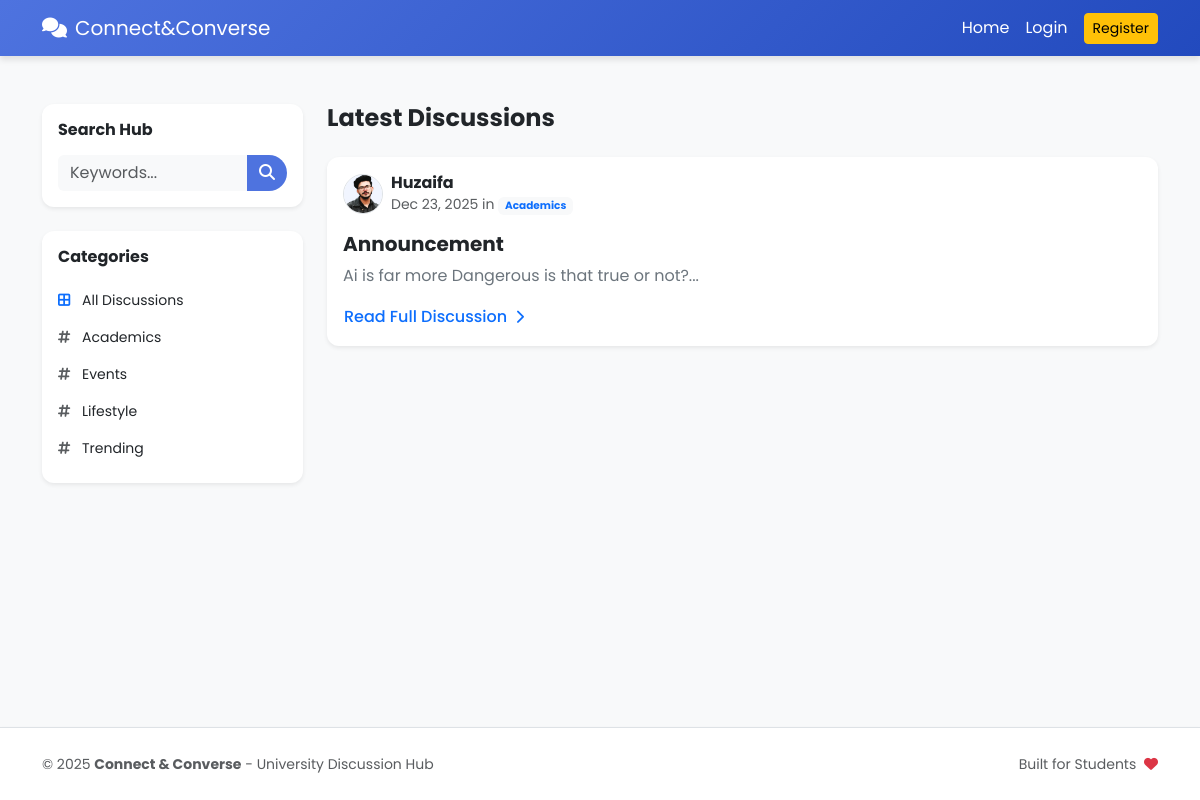
The page / on the database its author committed.
### tables this page shows
CREATE TABLE `categories` (
  `id` int(11) NOT NULL,
  `name` varchar(50) NOT NULL,
  `slug` varchar(50) NOT NULL
);

CREATE TABLE `posts` (
  `id` int(11) NOT NULL,
  `user_id` int(11) DEFAULT NULL,
  `category_id` int(11) DEFAULT NULL,
  `title` varchar(255) NOT NULL,
  `content` text NOT NULL,
  `image` varchar(255) DEFAULT NULL,
  `created_at` timestamp NOT NULL DEFAULT current_timestamp()
);

CREATE TABLE `users` (
  `id` int(11) NOT NULL,
  `username` varchar(50) NOT NULL,
  `email` varchar(100) NOT NULL,
  `password` varchar(255) NOT NULL,
  `profile_pic` varchar(255) DEFAULT 'default.png',
  `role` enum('admin','user') DEFAULT 'user',
  `status` varchar(20) DEFAULT 'active',
  `is_verified` tinyint(1) DEFAULT 0,
  `created_at` timestamp NOT NULL DEFAULT current_timestamp()
);

### index.php (the view, shortened to what this page needs)
<?php include 'includes/header.php'; ?>
<div class="container mt-4">
    <div class="row">
        <?php include 'includes/sidebar.php'; ?>
        <div class="col-md-9">
            <h4 class="fw-bold mb-4 text-dark">Latest Discussions</h4>
            <?php
            $where = "";
            $post_query = "SELECT posts.*, users.username, users.profile_pic, categories.name as cat_name
                           FROM posts
                           JOIN users ON posts.user_id = users.id
                           JOIN categories ON posts.category_id = categories.id
                           $where
                           ORDER BY posts.created_at DESC";
            $post_result = mysqli_query($conn, $post_query);
            if(mysqli_num_rows($post_result) > 0):
                while($post = mysqli_fetch_assoc($post_result)):
            ?>
                <div class="card mb-3 border-0 shadow-sm post-card">
                    <div class="card-body">
                        <div class="d-flex align-items-center mb-3">
                            <img src="uploads/profiles/<?php echo $post['profile_pic']; ?>" class="rounded-circle me-2 border" width="40" height="40" style="object-fit:cover;">
                            <div>
                                <h6 class="mb-0 fw-bold"><?php echo $post['username']; ?></h6>
                                <small class="text-muted"><?php echo date('M d, Y', strtotime($post['created_at'])); ?> in <span class="badge bg-light text-primary"><?php echo $post['cat_name']; ?></span></small>
                            </div>
                        </div>
                        <h5 class="card-title fw-bold">
                            <a href="view-thread.php?id=<?php echo $post['id']; ?>" class="text-dark text-decoration-none"><?php echo $post['title']; ?></a>
                        </h5>
                        <p class="card-text text-secondary">
                            <?php echo substr(strip_tags($post['content']), 0, 150) . '...'; ?>
                        </p>
                        <a href="view-thread.php?id=<?php echo $post['id']; ?>" class="btn btn-link p-0 text-decoration-none fw-medium">Read Full Discussion <i class="fas fa-chevron-right small ms-1"></i></a>
                    </div>
                </div>
            <?php
                endwhile;
            else:
                echo '<div class="alert alert-info border-0 shadow-sm">No discussions found yet.</div>';
            endif;
            ?>
        </div>
    </div>
</div>
<?php include 'includes/footer.php'; ?>

### includes/sidebar.php
<?php
$cat_query = "SELECT * FROM categories";
$cat_result = mysqli_query($conn, $cat_query);
?>
<div class="col-md-3">
    <div class="card mb-4 border-0 shadow-sm">
        <div class="card-body">
            <h6 class="fw-bold mb-3">Search Hub</h6>
            <form action="search.php" method="GET">
                <div class="input-group">
                    <input type="text" name="query" class="form-control border-0 bg-light" placeholder="Keywords...">
                    <button class="btn btn-primary" type="submit"><i class="fas fa-search"></i></button>
                </div>
            </form>
        </div>
    </div>
    <div class="card border-0 shadow-sm">
        <div class="card-body">
            <h6 class="fw-bold mb-3">Categories</h6>
            <div class="list-group list-group-flush">
                <a href="index.php" class="list-group-item list-group-item-action border-0 px-0 small">
                    <i class="fas fa-border-all me-2 text-primary"></i> All Discussions
                </a>
                <?php while($cat = mysqli_fetch_assoc($cat_result)): ?>
                <a href="index.php?category=<?php echo $cat['id']; ?>" class="list-group-item list-group-item-action border-0 px-0 small">
                    <i class="fas fa-hashtag me-2 text-muted"></i> <?php echo $cat['name']; ?>
                </a>
                <?php endwhile; ?>
            </div>
        </div>
    </div>
</div>

### includes/header.php (style rules this page uses)
html, body { height: 100%; margin: 0; }
body { display: flex; flex-direction: column; font-family: 'Poppins', sans-serif; background-color: #f8f9fa; }
.card { border: none; border-radius: 12px; box-shadow: 0 2px 10px rgba(0,0,0,0.05); }
.btn-primary { background-color: #4e73df; border: none; border-radius: 50px; }

### rows shown on the page
categories: name "Academics"
categories: name "Events"
categories: name "Lifestyle"
categories: name "Trending"
posts: user.profile_pic (picture), user.username "Huzaifa", created_at "Dec 23, 2025", category.name "Academics", title "Announcement", content "Ai is far more Dangerous is that true or not?"
